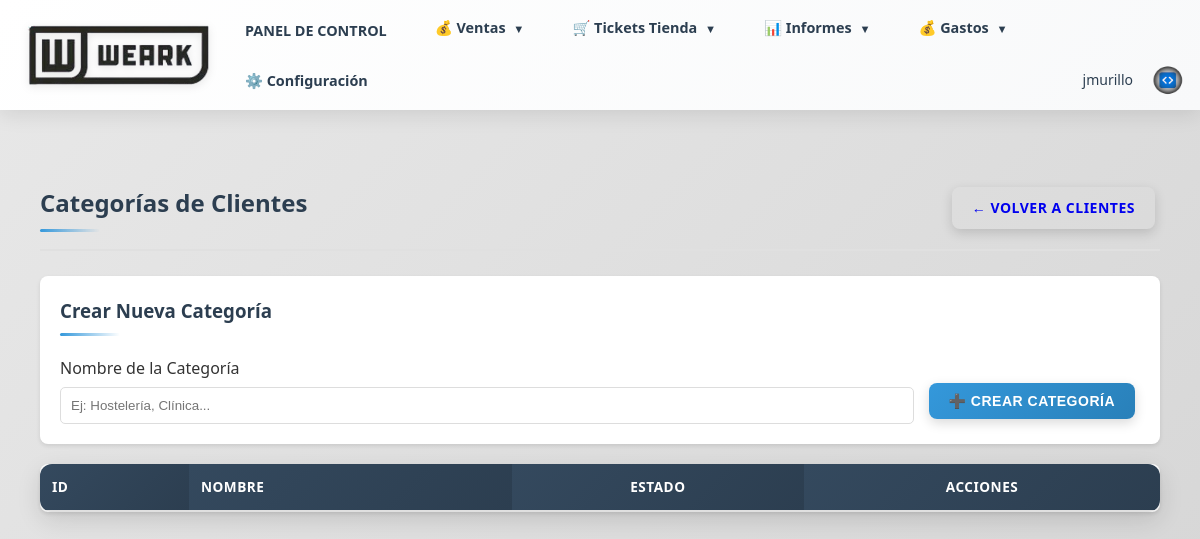
The page /clientes/categorias (signed in) on the database as committed earlier.
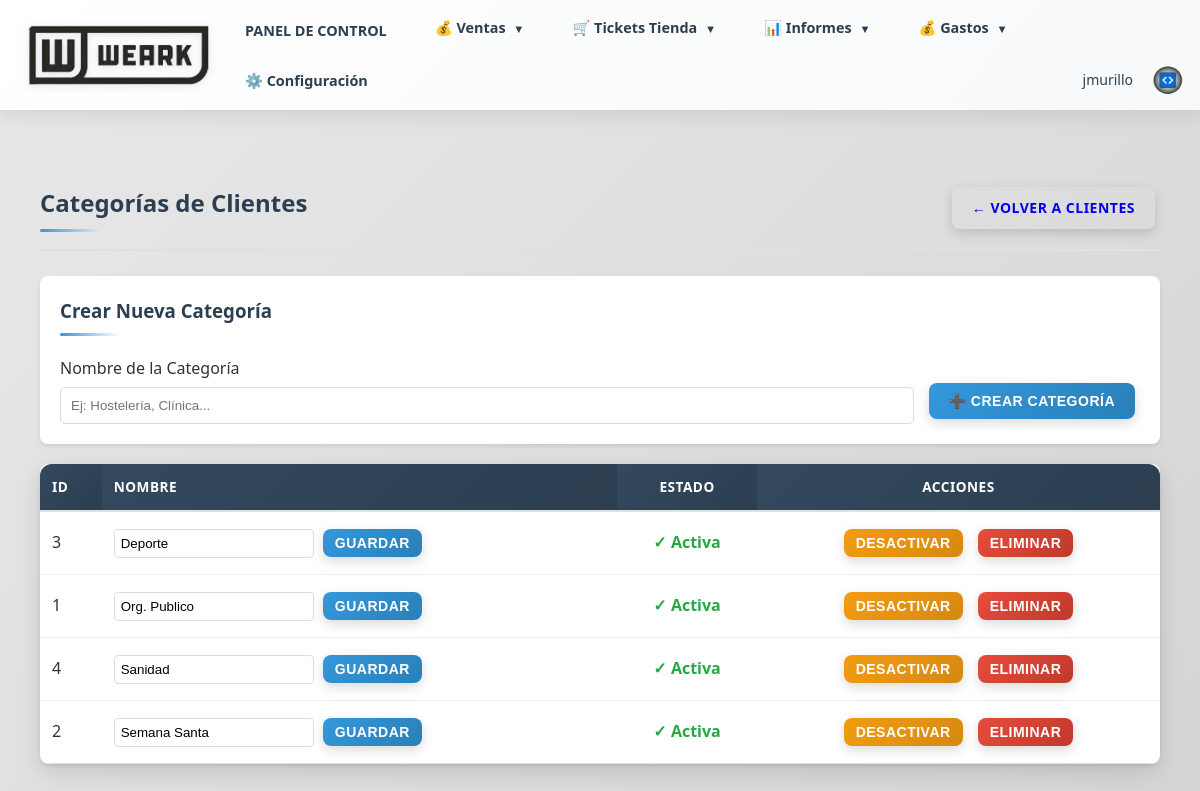
The same page on the database as committed later.
### models.py (models this page shows, shortened)
class Usuario(db.Model, UserMixin):
    __tablename__ = 'usuarios'
    id = db.Column(db.Integer, primary_key=True)
    usuario = db.Column(db.String(80), nullable=False, unique=True)
    password_hash = db.Column(db.String(255), nullable=False)
    correo = db.Column(db.String(100), nullable=False)
    telefono = db.Column(db.String(50))
    rol = db.Column(db.String(50), nullable=False)  # comercial, administracion, supervisor, usuario
    fecha_creacion = db.Column(db.DateTime, default=datetime.utcnow)
    ultimo_acceso = db.Column(db.DateTime)
    activo = db.Column(db.Boolean, default=True, nullable=False)
    def is_supervisor(self):
        return self.rol == 'supervisor'

class CategoriaCliente(db.Model):
    __tablename__ = 'categorias_cliente'
    id = db.Column(db.Integer, primary_key=True)
    nombre = db.Column(db.String(50), nullable=False, unique=True)
    activo = db.Column(db.Boolean, nullable=False, default=True)
    fecha_creacion = db.Column(db.DateTime, default=datetime.utcnow)
    clientes = db.relationship('Cliente', backref='categoria_obj', lazy=True, foreign_keys='Cliente.categoria_id')

### routes/clientes.py (the view, shortened to what this page needs)
@clientes_bp.route('/clientes/categorias', methods=['GET', 'POST'])
@login_required
def gestion_categorias():
    categorias = CategoriaCliente.query.order_by(CategoriaCliente.nombre).all()
    return render_template('categorias_cliente.html', categorias=categorias)

### app.py (called while the page is built)
@login_manager.user_loader
def load_user(user_id):
    from models import Usuario, Cliente
    if user_id.startswith('cliente_'):
        cliente_id = int(user_id.replace('cliente_', ''))
        cliente = Cliente.query.get(cliente_id)
        if cliente and cliente.tiene_acceso_web():
            return cliente
        return None
    else:
        return Usuario.query.get(int(user_id))

### templates/categorias_cliente.html (shortened to what this page needs)
{% extends "base.html" %}
{% block content %}
<div class="categorias-container">
    <div class="categorias-header">
        <h2>Categorías de Clientes</h2>
        <a href="{{ url_for('clientes.gestion_clientes') }}" class="btn btn-secondary">← Volver a Clientes</a>
    </div>
    <div class="form-section" style="background: white; padding: 20px; border-radius: 8px; box-shadow: 0 2px 4px rgba(0,0,0,0.1); margin-bottom: 20px;">
        <h3 style="margin-top: 0;">Crear Nueva Categoría</h3>
        <form method="POST" style="display: flex; gap: 10px; align-items: flex-end;">
            <div style="flex: 1;">
                <label for="nombre" style="display: block; margin-bottom: 5px; font-weight: 500;">Nombre de la Categoría</label>
                <input type="text" name="nombre" id="nombre" required placeholder="Ej: Hostelería, Clínica..." style="width: 100%; padding: 10px; border: 1px solid #ddd; border-radius: 5px;">
            </div>
            <button type="submit" class="btn btn-primary">➕ Crear Categoría</button>
        </form>
    </div>
    <div class="table-container" style="background: white; border-radius: 8px; box-shadow: 0 2px 4px rgba(0,0,0,0.1);">
        <table class="categorias-table" style="width: 100%; border-collapse: collapse;">
            <thead>
                <tr style="background: #f8f9fa;">
                    <th style="padding: 12px; text-align: left; border-bottom: 2px solid #e0e0e0;">ID</th>
                    <th style="padding: 12px; text-align: left; border-bottom: 2px solid #e0e0e0;">Nombre</th>
                    <th style="padding: 12px; text-align: center; border-bottom: 2px solid #e0e0e0;">Estado</th>
                    <th style="padding: 12px; text-align: center; border-bottom: 2px solid #e0e0e0;">Acciones</th>
                </tr>
            </thead>
            <tbody>
                {% for categoria in categorias %}
                <tr style="border-bottom: 1px solid #e0e0e0;">
                    <td style="padding: 12px;">{{ categoria.id }}</td>
                    <td style="padding: 12px;">
                        <form method="POST" style="display: inline;" id="form-editar-{{ categoria.id }}">
                            <input type="text" name="nombre" value="{{ categoria.nombre }}" required style="padding: 6px; border: 1px solid #ddd; border-radius: 4px; width: 200px;">
                            <button type="submit" class="btn btn-sm btn-primary" style="padding: 6px 12px; margin-left: 5px;">Guardar</button>
                        </form>
                    </td>
                    <td style="padding: 12px; text-align: center;">
                        {% if categoria.activo %}
                            <span style="color: #28a745; font-weight: 600;">✓ Activa</span>
                        {% else %}
                            <span style="color: #dc3545; font-weight: 600;">✗ Inactiva</span>
                        {% endif %}
                    </td>
                    <td style="padding: 12px; text-align: center;">
                        <div style="display: flex; gap: 5px; justify-content: center;">
                            {% if categoria.activo %}
                            <form method="POST" style="display: inline;">
                                <button type="submit" class="btn btn-sm btn-warning" style="padding: 6px 12px;">Desactivar</button>
                            </form>
                            {% else %}
                            <form method="POST" style="display: inline;">
                                <input type="hidden" name="accion" value="activar">
                                <input type="hidden" name="categoria_id" value="{{ categoria.id }}">
                                <button type="submit" class="btn btn-sm btn-success" style="padding: 6px 12px;">Activar</button>
                            </form>
                            {% endif %}
                            <form method="POST" style="display: inline;" onsubmit="return confirm('¿Está seguro de eliminar esta categoría? Solo se puede eliminar si no hay clientes asignados.');">
                                <button type="submit" class="btn btn-sm btn-danger" style="padding: 6px 12px;">Eliminar</button>
                            </form>
                        </div>
                    </td>
                </tr>
                {% endfor %}
            </tbody>
        </table>
    </div>
</div>
{% endblock %}

### templates/base.html (shortened to what this page needs)
<!DOCTYPE html>
<html lang="es">
<head>
    <link rel="stylesheet" href="{{ url_for('static', filename='css/style.css') }}">
</head>
<body>
    <header>
        <div class="container header-wrapper">
            <a href="{{ url_for('index.index') }}" style="text-decoration: none; display: flex; align-items: center;">
                <img src="{{ url_for('static', filename='logo_base.png') }}" alt="Logo" class="header-logo">
            </a>
            <nav id="mainNav">
                {% if current_user.is_authenticated %}
                    <a href="{{ url_for('index.index') }}">PANEL DE CONTROL</a>
                    <div class="dropdown">
                        <a href="#" class="dropdown-toggle">💰 Ventas <span class="dropdown-arrow">▼</span></a>
                    </div>
                    <div class="dropdown">
                        <a href="#" class="dropdown-toggle">🛒 Tickets Tienda <span class="dropdown-arrow">▼</span></a>
                    </div>
                    <div class="dropdown">
                        <a href="#" class="dropdown-toggle">📊 Informes <span class="dropdown-arrow">▼</span></a>
                    </div>
                    <div class="dropdown">
                        <a href="#" class="dropdown-toggle">💰 Gastos <span class="dropdown-arrow">▼</span></a>
                    </div>
                    {% if current_user.is_supervisor() %}
                        <a href="{{ url_for('configuracion.index') }}">⚙️ Configuración</a>
                    {% endif %}
                    <div class="user-menu">
                        <span class="user-name">{{ current_user.usuario }}</span>
                        <a href="{{ url_for('auth.logout') }}" class="logout-btn-circle" title="Cerrar Sesión">
                            <img src="{{ url_for('static', filename='logo_jm.png') }}" alt="Cerrar Sesión" style="width: 100%; height: 100%; object-fit: contain;">
                        </a>
                    </div>
                {% endif %}
            </nav>
        </div>
    </header>
    <div class="container">
        {% block content %}{% endblock %}
    </div>
</body>
</html>

### templates/categorias_cliente.html (style rules this page uses)
.categorias-container { max-width: 1200px; margin: 0 auto; padding: 20px; }
.categorias-header { display: flex; justify-content: space-between; align-items: center; margin-bottom: 25px; padding-bottom: 15px; border-bottom: 2px solid #e0e0e0; }
.categorias-header h2 { margin: 0; }

Rows that differ between the two databases and show on the page:
added CategoriaCliente: id "3", nombre "Deporte", activo "✓ Activa"
added CategoriaCliente: id "1", nombre "Org. Publico", activo "✓ Activa"
added CategoriaCliente: id "4", nombre "Sanidad", activo "✓ Activa"
added CategoriaCliente: id "2", nombre "Semana Santa", activo "✓ Activa"
